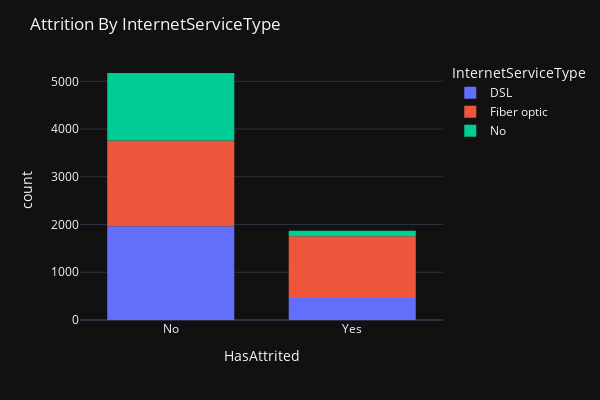

Write notebook code for a chart like this one.
### Markdown cell above
### ‣ Individuals with InternetServiceType 'fiber' tend to attrit more, cause the more people join any service the worst it becomes.

### Code cell
fig = px.histogram(raw_data, x="HasAttrited", color="InternetServiceType")
fig.update_layout(
    template="plotly_dark",  
    bargap = 0.3,
    title="Attrition By InternetServiceType",  
    legend=dict(title="InternetServiceType"),  
    width=600,
    height=400,)

### Figure 1 — Plotly figure (JSON) as saved in the notebook; plotly's stock layout.template omitted (floating-point values rounded to 4 significant figures; data arrays with more than 128 entries replaced by an {"elided": "..."} marker saying what was removed)
{"data": [{"alignmentgroup": "True", "bingroup": "x", "hovertemplate": "InternetServiceType=DSL<br>HasAttrited=%{x}<br>count=%{y}<extra></extra>", "legendgroup": "DSL", "marker": {"color": "#636efa", "pattern": {"shape": ""}}, "name": "DSL", "offsetgroup": "DSL", "orientation": "v", "showlegend": true, "type": "histogram", "x": {"elided": "2421 str values"}, "xaxis": "x", "yaxis": "y"}, {"alignmentgroup": "True", "bingroup": "x", "hovertemplate": "InternetServiceType=Fiber optic<br>HasAttrited=%{x}<br>count=%{y}<extra></extra>", "legendgroup": "Fiber optic", "marker": {"color": "#EF553B", "pattern": {"shape": ""}}, "name": "Fiber optic", "offsetgroup": "Fiber optic", "orientation": "v", "showlegend": true, "type": "histogram", "x": {"elided": "3096 str values"}, "xaxis": "x", "yaxis": "y"}, {"alignmentgroup": "True", "bingroup": "x", "hovertemplate": "InternetServiceType=No<br>HasAttrited=%{x}<br>count=%{y}<extra></extra>", "legendgroup": "No", "marker": {"color": "#00cc96", "pattern": {"shape": ""}}, "name": "No", "offsetgroup": "No", "orientation": "v", "showlegend": true, "type": "histogram", "x": {"elided": "1526 str values"}, "xaxis": "x", "yaxis": "y"}], "layout": {"bargap": 0.3, "barmode": "relative", "height": 400, "legend": {"title": {"text": "InternetServiceType"}, "tracegroupgap": 0}, "margin": {"t": 60}, "title": {"text": "Attrition By InternetServiceType"}, "width": 600, "xaxis": {"anchor": "y", "domain": [0, 1], "title": {"text": "HasAttrited"}}, "yaxis": {"anchor": "x", "domain": [0, 1], "title": {"text": "count"}}}}
